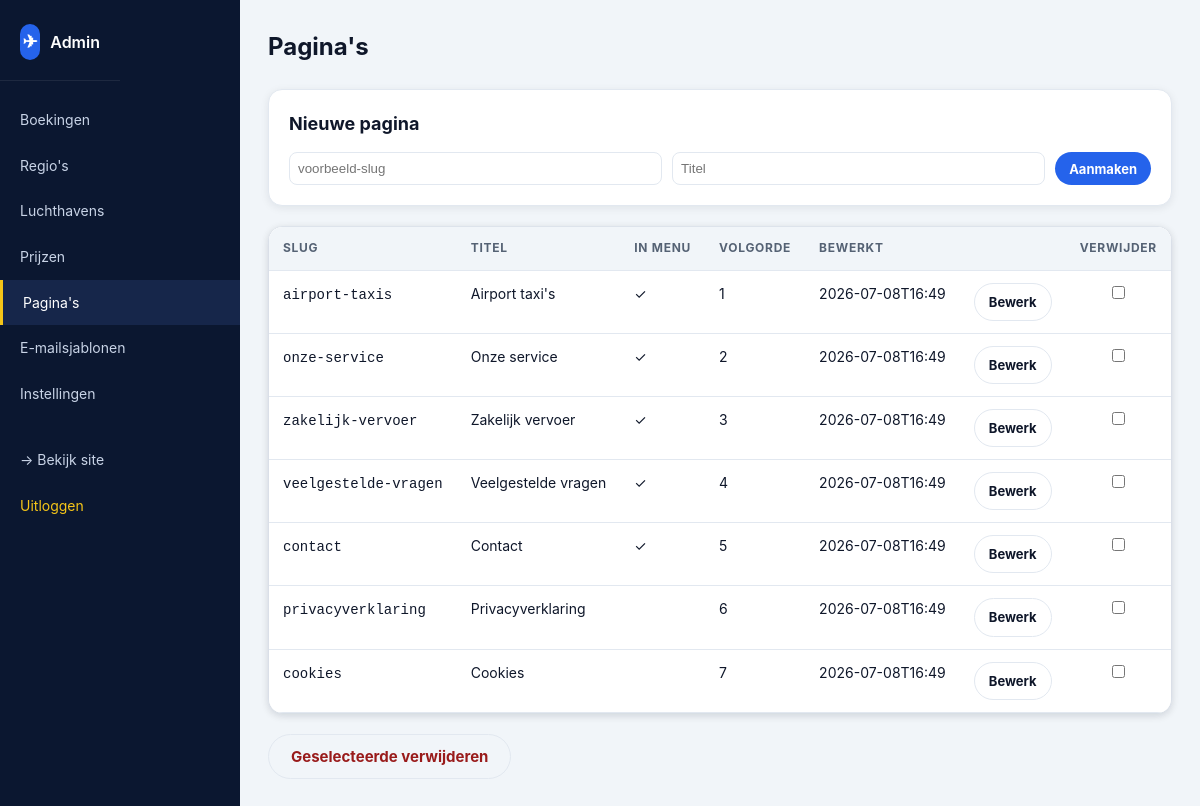
The app's page /admin.php?p=pages (signed in) with its own data.
### tables this page shows
CREATE TABLE pages (
        slug TEXT PRIMARY KEY,
        title TEXT NOT NULL DEFAULT "",
        meta_title TEXT NOT NULL DEFAULT "",
        meta_description TEXT NOT NULL DEFAULT "",
        h1 TEXT NOT NULL DEFAULT "",
        body TEXT NOT NULL DEFAULT "",
        sort_order INTEGER NOT NULL DEFAULT 0,
        in_nav INTEGER NOT NULL DEFAULT 0,
        updated_at TEXT NOT NULL
    );

### admin.php (called while the page is built, shortened)
<?php
require_once __DIR__ . '/includes/functions.php';
$page = preg_replace('/[^a-z0-9_]/i', '', (string)($_GET['p'] ?? 'dashboard')) ?: 'dashboard';
$view_file = __DIR__ . '/admin_views/' . $page . '.php';
require __DIR__ . '/admin_views/_shell_top.php';
require $view_file;
require __DIR__ . '/admin_views/_shell_bottom.php';

### includes/functions.php (called while the page is built, shortened)
<?php
function h(?string $s): string {
    return htmlspecialchars((string)$s, ENT_QUOTES | ENT_SUBSTITUTE, 'UTF-8');
}
function url(string $path = ''): string {
    $path = ltrim($path, '/');
    $script = $_SERVER['SCRIPT_NAME'] ?? '/index.php';
    $dir = rtrim(str_replace('\\', '/', dirname($script)), '/');
    return ($dir === '' ? '' : $dir) . '/' . $path;
}

### admin_views/pages.php (the view, shortened to what this page needs)
<?php
$pdo = db();
$rows = $pdo->query('SELECT slug,title,in_nav,sort_order,updated_at FROM pages ORDER BY sort_order')->fetchAll();
?>
<div class="admin-topbar"><h1>Pagina's</h1></div>
<div class="card"><h2>Nieuwe pagina</h2>
<form method="post" style="display:flex;gap:10px">
<input name="new_slug" placeholder="voorbeeld-slug" required style="flex:1;padding:8px;border:1px solid #e2e8f0;border-radius:8px">
<input name="new_title" placeholder="Titel" required style="flex:1;padding:8px;border:1px solid #e2e8f0;border-radius:8px">
<button class="btn btn-primary btn-sm">Aanmaken</button>
</form></div>
<form method="post"><input type="hidden" name="csrf" value="<?= h(csrf_token()) ?>">
<div class="card" style="padding:0"><table class="table">
<thead><tr><th>Slug</th><th>Titel</th><th>In menu</th><th>Volgorde</th><th>Bewerkt</th><th></th><th>Verwijder</th></tr></thead><tbody>
<?php foreach ($rows as $p): ?>
<tr>
  <td><code><?= h($p['slug']) ?></code></td>
  <td><?= h($p['title']) ?></td>
  <td><?= (int)$p['in_nav'] ? '✓' : '' ?></td>
  <td><?= (int)$p['sort_order'] ?></td>
  <td><?= h(substr((string)$p['updated_at'],0,16)) ?></td>
  <td><a class="btn btn-ghost-ink btn-sm" href="<?= h(url('admin.php?p=page_edit&slug=' . urlencode($p['slug']))) ?>">Bewerk</a></td>
  <td style="text-align:center"><input type="checkbox" name="delete[]" value="<?= h($p['slug']) ?>"></td>
</tr>
<?php endforeach; ?>
</tbody></table></div>
<button class="btn btn-ghost-ink" style="color:#991b1b" onclick="return confirm('Verwijderen?')">Geselecteerde verwijderen</button>
</form>

### assets/style.css (style rules this page uses)
:root { --navy-900:#0b1730; --navy-800:#0f1e3d; --navy-700:#16264a; --navy-600:#1e3a6b; --blue-600:#2563eb; --blue-500:#3b82f6; --blue-700:#1d4ed8; --gold:#f5c518; --gold-600:#e0b20d; --ink:#0f172a; --slate-700:#334155; --slate-500:#556274; --slate-400:#94a3b8; --slate-200:#e2e8f0; --slate-100:#f1f5f9; --surface:#f1f5f9; --white:#ffffff; --success:#16a34a; --danger:#ef4444; --r-sm:10px; --r:14px; --r-lg:20px; --r-xl:24px; --r-pill:999px; --shadow-card:0 24px 60px -20px rgba(2,12,40,.45); --shadow-sm:0 2px 8px rgba(15,23,42,.08); --font:"Inter",system-ui,-apple-system,"Segoe UI",Roboto,Helvetica,Arial,sans-serif; --content-max:1180px; --pad-x:clamp(16px,4vw,40px); }
*,*:before,*:after { box-sizing:border-box }
html,body { margin:0;padding:0;background:var(--surface);color:var(--ink);font-family:var(--font);line-height:1.55;-webkit-font-smoothing:antialiased }
a { color:inherit;text-decoration:none }
button { font-family:inherit }
.btn { display:inline-flex;align-items:center;justify-content:center;gap:8px;font-weight:700;padding:12px 22px;border-radius:var(--r-pill);border:0;cursor:pointer;transition:transform .1s ease,background .15s;color:#fff;text-decoration:none;font-size:15px }
.btn-primary { background:var(--blue-600) }
.btn-ghost-ink { background:transparent;color:var(--ink);border:1px solid var(--slate-200) }
.btn-sm { padding:8px 14px;font-size:13px }
.admin-body { background:var(--slate-100);min-height:100vh }
.admin-topbar { display:flex;justify-content:space-between;align-items:center;margin-bottom:24px }
.admin-topbar h1 { margin:0;font-size:24px }
.card { background:#fff;border:1px solid var(--slate-200);border-radius:var(--r);padding:20px;margin-bottom:20px;box-shadow:var(--shadow-sm) }
.card h2 { margin:0 0 14px;font-size:18px }
.table { width:100%;border-collapse:collapse;background:#fff;border-radius:var(--r);overflow:hidden;box-shadow:var(--shadow-sm) }
.table th,.table td { padding:12px 14px;text-align:left;border-bottom:1px solid var(--slate-200);font-size:14px;vertical-align:top }
.table th { background:var(--slate-100);font-size:12px;text-transform:uppercase;letter-spacing:.06em;color:var(--slate-500) }

### records on screen
pages: slug "airport-taxis", title "Airport taxi's", sort_order "1", updated_at "2026-07-08T16:49"
pages: slug "onze-service", title "Onze service", sort_order "2", updated_at "2026-07-08T16:49"
pages: slug "zakelijk-vervoer", title "Zakelijk vervoer", sort_order "3", updated_at "2026-07-08T16:49"
pages: slug "veelgestelde-vragen", title "Veelgestelde vragen", sort_order "4", updated_at "2026-07-08T16:49"
pages: slug "contact", title "Contact", sort_order "5", updated_at "2026-07-08T16:49"
pages: slug "privacyverklaring", title "Privacyverklaring", sort_order "6", updated_at "2026-07-08T16:49"
pages: slug "cookies", title "Cookies", sort_order "7", updated_at "2026-07-08T16:49"

### other values on screen
$lbl "Boekingen"
$lbl "Regio's"
$lbl "Luchthavens"
$lbl "Prijzen"
$lbl "Pagina's"
$lbl "E-mailsjablonen"
$lbl "Instellingen"
